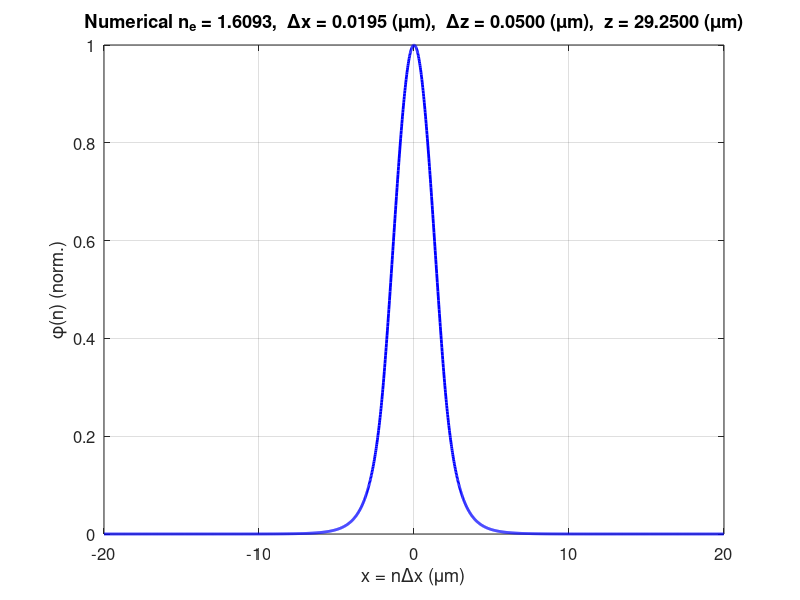

Write MATLAB code to recreate this figure.

% Split-step propagators:
%   Diffraction (Fourier space): exp( -(kx^2)/(2*k*n0) * Dz )
%   Refraction  (real space):    exp( (k/(2*n0))*(Er(x)-n0^2) * Dz )
%
% Effective index extracted from variational formula (lecture notes p.4/11):
%   ne^2 = [ k^2*sum(Er*|phi|^2)*Dx - sum(|dphi/dx|^2)*Dx ]
%          / [ k^2 * sum(|phi|^2)*Dx ]

clear; clc; close all;

n1  = 1.60;      
n0  = 1.58;        
a   = 2.0;         
lam = 1.55;        
k   = 2*pi / lam;  

xmin = -20;  xmax = 20;     
N    = 2048;                  % number of points (even)
Dx   = (xmax - xmin) / N;   
x    = (-(N/2) : (N/2)-1) * Dx;   % centred grid

%% Refractive index profile 

n_profile = n0 * ones(1, N);                     
inside     = (abs(x) <= a);
n_profile(inside) = (n1 - n0) * sqrt(a^2 - x(inside).^2) / 1.0 + n0;

Er = n_profile.^2;   

%% Fourier-space wavenumbers (DFT convention, centred) 
m  = (-(N/2) : (N/2)-1);
kx = (2*pi * m) / (N * Dx);   % [1/um]

%% Propagation parameters 
Dz      = 0.05;       % imaginary-distance step 
z_max   = 800;        % max propagation
n_steps = round(z_max / Dz);

%% Pre-compute split-step propagator factors 
% Diffraction: acts in Fourier space
prop_A = exp( -(kx.^2) / (2*k*n0) * Dz );  

% Refraction: acts in real space
prop_B = exp( (k / (2*n0)) * (Er - n0^2) * Dz );  % real, 1xN

%% Initial condition 
sigma0 = a;
phi    = exp(-x.^2 / (2*sigma0^2));

%% Imaginary-distance BPM loop 
ne_prev = 0;
tol     = 1e-8;     
ne_hist = nan(1, n_steps);

converged_step = n_steps;  

for step = 1 : n_steps

    phi = prop_B .* phi;

    % Use centred FFT: fftshift/ifftshift to match DFT convention in notes
    PHI = fftshift( fft( ifftshift(phi) ) ) / N;
    PHI = prop_A .* PHI;
    phi = fftshift( ifft( ifftshift(PHI) ) ) * N;

    % Keep phi real (small imaginary parts accumulate from floating point)
    phi = real(phi);

    % Normalise to prevent overflow (arbitrary scale; ne is scale-free)
    phi = phi / max(abs(phi));

    % Compute ne using variational formula 
    dphi_dx = gradient(phi, Dx);      
    num = k^2 * sum(Er .* phi.^2) * Dx  -  sum(dphi_dx.^2) * Dx;
    den = k^2 * sum(phi.^2) * Dx;
    ne2 = num / den;
    ne  = sqrt(max(real(ne2), 0));
    ne_hist(step) = ne;

    % Convergence check
    if step > 10 && abs(ne - ne_prev) < tol
        converged_step = step;
        fprintf('Converged at step %d,  z = %.2f um\n', step, step*Dz);
        break;
    end
    ne_prev = ne;
end

z_final = converged_step * Dz;

%% Report 
fprintf('\nNumerical  ne = %.4f\n', ne);
fprintf('Dx = %.4f um,  Dz = %.4f um,  z_final = %.4f um\n', Dx, Dz, z_final);

phi_norm = phi / max(abs(phi));   % normalise to maximum = 1

figure('Color','w', 'Position', [100 100 900 520]);
plot(x, phi_norm, 'b-', 'LineWidth', 2);
xlim([-20  20]);
ylim([ 0    1]);
xlabel('x = n\Deltax (\mum)',  'FontSize', 13);
ylabel('\phi(n) (norm.)',       'FontSize', 13);
title(sprintf(['Numerical n_e = %.4f,  \\Deltax = %.4f (\\mum),  ' ...
               '\\Deltaz = %.4f (\\mum),  z = %.4f (\\mum)'], ...
    ne, Dx, Dz, z_final), 'FontSize', 10);
grid on;
set(gca, 'FontSize', 12);
